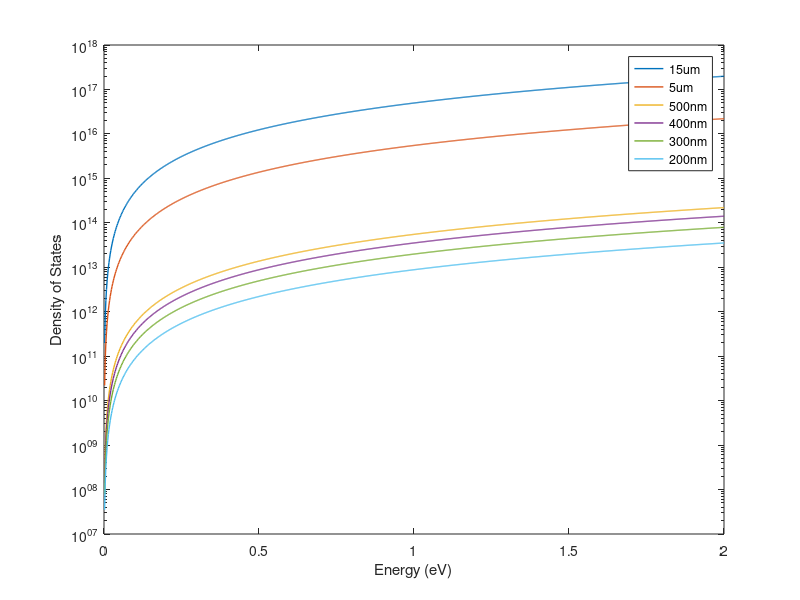
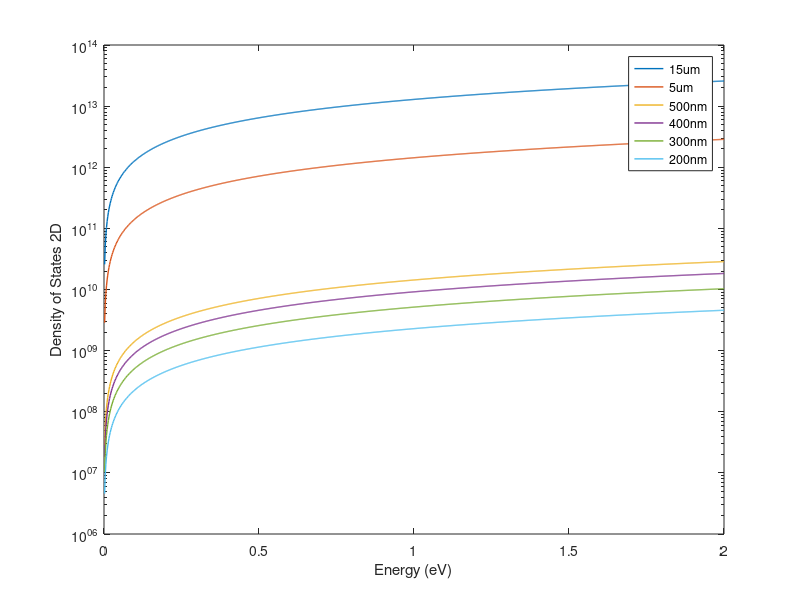

Source code (MATLAB) for these figures, in order:
%Calculates the phonon density of states based on the patterned dot
%dimensions

%Abmient parameters
kb = 8.6173303e-5; %Boltzmann constant eV/K
T = 300; %Assumed temperature, K

hbar = 6.582119514e-16; %reduced planck's constant, eV*s
cs_eff = 3583.16; %effect speed of sound in stack, m/s
E = linspace(0,2,1000); %energies, eV
d = [15000 5000 500 400 300 200]*1e-9; %dot diameters,m
t = 19e-9; %thickness, m

DOS=zeros(length(d),length(E));
for m=1:length(d)
    DOS(m,:) = 3/2*(d(m)^2*t)*E.^2/(pi^2*cs_eff^3*hbar^3);
%     if m==1
%         %DOS includes factor of 3 assuming longitudinal (1) and transversal
%         %(2) modes are degenerate
%         DOS(m,:) = 3/2*(d(m)^2*t)*E.^2/(pi^2*cs_eff^3*hbar^3);
%     else
%         DOS(m,:) = d(m)^2/8*t*E.^2/(pi*cs_eff^3*hbar^3); %use cylindrical volume instead of cubic
%     end
end
%figure(1)
%plot(E,DOS);xlabel('Energy (J)');ylabel('Density of States')
figure(2)%
semilogy(E,DOS,'LineWidth',1);xlabel('Energy (eV)');ylabel('Density of States');xlim([0 E(length(E))]);%xlim([0 3*kb*T]);
legend('15um','5um','500nm','400nm','300nm','200nm')


% a_GdCo=0.3*(2*363.6+278.26)/3 + 0.7*(2*250.71+406.95)/3;
% a_eff = (a_GdCo*10+392.42*3*2+330.13*3)*1e-12/19; %effective lattice constant, m
% d = [15000 5000 4000 3000 2000 1000 900 800 700 600 500 400 300 200]*1e-9; %dot diameters,m
% t = 20e-9; %thickness, m
% kz = linspace(pi/t,pi/a_eff,1000); %wavenumber in z direction, 1/m
% kxy = linspace(pi/d(1),pi/a_eff,1000); %wavenumber in x and y directions, 1/m
% k = sqrt(2*kxy.^2+kz.^2); %total wavevector, 1/m
% 
% DOS=zeros(length(d),length(kz));
% for m=1:length(d)
%     k_d_limit = sqrt(2*(pi/d(m))^2+(pi/t)^2); %lower limit of wavevector for given diameter
%     for n=1:length(k)
%         if k(n)<k_d_limit
%             DOS(m,n)=NaN;
%         else
%             DOS(m,:) = 1/(8*pi)*k(m).^2*t*d(m)^2;
%         end
%     end
% end
% figure(3)
% plot(k,DOS);xlabel('wavevector (1/m)');ylabel('Density of States')
% figure(4)
% semilogy(k,DOS);xlabel('Energy (J)');ylabel('Density of States');
% legend('15um','5um','4um','3um','2um','1um','900nm','800nm','700nm','600nm','500nm','400nm','300nm','200nm')



%% 2D DOS
DOS2D=zeros(length(d),length(E));
for m=1:length(d)
    DOS2D(m,:) = (d(m)^2)*E/(pi*cs_eff^2*hbar^2); % D(E)=A*E/(pi*cs^2*hbar^2) or D(w)=A*w/(pi*cs^2)
end
%figure(1)
%plot(E,DOS);xlabel('Energy (J)');ylabel('Density of States')
figure(3)%
semilogy(E,DOS2D,'LineWidth',1);xlabel('Energy (eV)');ylabel('Density of States 2D');xlim([0 E(length(E))]);%xlim([0 3*kb*T]);
legend('15um','5um','500nm','400nm','300nm','200nm')
